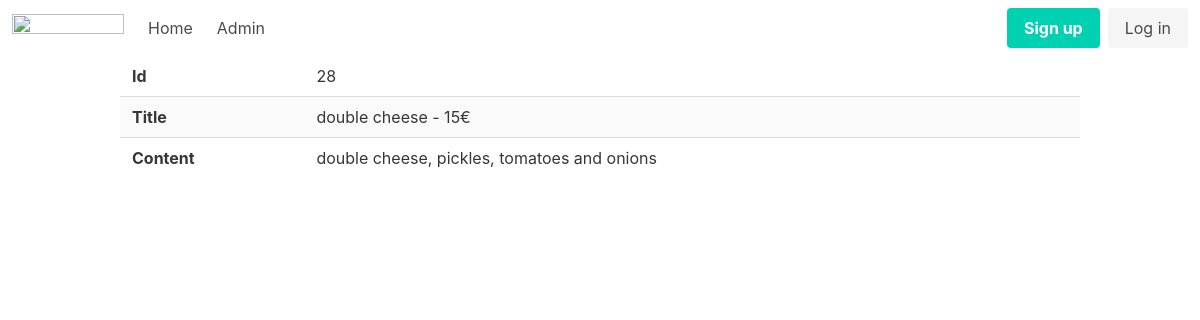
Screenshot of /admin/articles/view?id=28 with the database file from the repository.
### tables this page shows
CREATE TABLE "articles"
(
    id    integer
        primary key autoincrement,
    title text,
    body  text
, image blob);

### helpers.php (called while the page is built, shortened)
<?php
function view($viewName, $vars = []){
    extract($vars);
    include __DIR__ . "/views/$viewName.php";
}

### src/Controllers/ArticlesController.php (called while the page is built, shortened)
<?php
class ArticlesController {
    public function show(){
        $id = $_GET['id'];
        $article = Article::find($id);
        view('articles/view', compact('article'));
    }
}

### src/DB.php (called while the page is built, shortened)
<?php
class DB {
    private $conn;
    public function __construct(){
        try {
            $this->conn = new PDO("sqlite:db.sqlite");
            $this->conn->setAttribute(PDO::ATTR_ERRMODE, PDO::ERRMODE_EXCEPTION);
        } catch(PDOException $e) {
            echo "Connection failed: " . $e->getMessage();
        }
    }
    public function find($table, $class, $id){
        $stmt = $this->conn->prepare("SELECT * FROM $table WHERE id=$id");
        $stmt->execute();
        $stmt->setFetchMode(PDO::FETCH_CLASS, $class);
        return $stmt->fetch();
    }
}

### src/Models/Model.php (called while the page is built, shortened)
<?php
class Model {
    public static $table;
    public static function find($id){
        $db = new DB();
        return $db->find(static::$table, static::class, $id);
    }
}

### views/articles/view.php (the view)
<?php include __DIR__ . '/../partials/header.php'; ?>
<div class="container">
        <table class="table is-striped is-fullwidth">
            <tbody>
                <tr>
                    <th>Id</th>
                    <td><?=$article->id?></td>
                </tr>
                <tr>
                    <th>Title</th>
                    <td><?=$article->title?></td>
                </tr>
                <tr>
                    <th>Content</th>
                    <td><?=$article->body?></td>
                </tr>
            </tbody>
        </table>
</div>
<?php include __DIR__ .  '/../partials/footer.php'; ?>

### rows the page displays
articles: id "28", title "double cheese - 15€", body "double cheese, pickles, tomatoes and onions"
